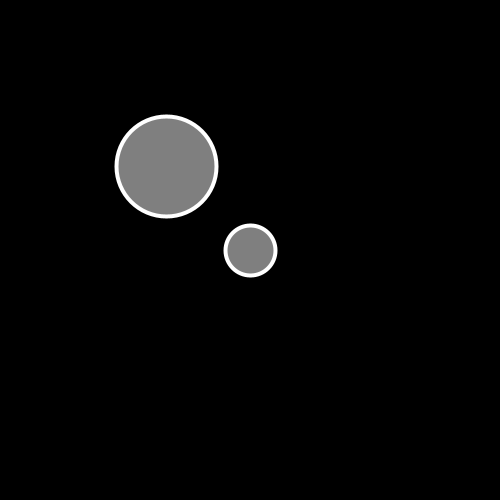
Frame 1 (no input)
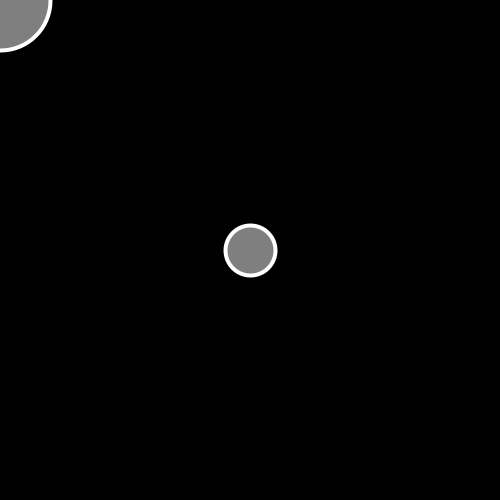
Frame 60 (the mouse pressed at the canvas centre just before this capture)
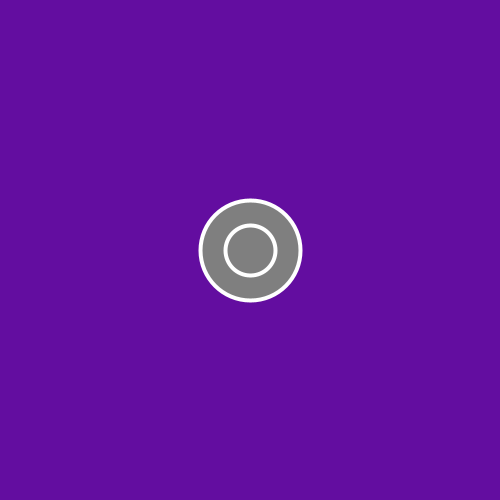
Frame 120 (the mouse held since frame 60 and released just before this capture)

The Processing sketch that drew these frames (run headless with seeded random() and noise(); from frame 60 on, the mouse is pressed at the canvas centre):

// Processing sketch: overlap_circle_change_colour
// ── overlap_circle_change_colour.pde
class circle
{
  float x, y, x1, y1;
  float D, R, G, B;
  circle()
  {
    x = width/2;
    y = height/2;
    x1 = width/3;
    y1 = height/3;
  }
  void display()
  {  
    background(R,G,B);
    fill(127);
    stroke(255);
    strokeWeight(4);
    ellipse(x1, y1, 100, 100); 
    ellipse(x, y, 50, 50);
    x1 = mouseX;
    y1 = mouseY;
  }
  void check()
  {
    D=dist(x, y, x1, y1);
    if (50+25>D)
    {
      R=random(255);
      G=random(255);
      B=random(255);
    }
  }
}

circle c;
void setup()
{
  size(500, 500);
  c=new circle();
  
}

void draw()
{ 
  c.display();
  c.check();
}
